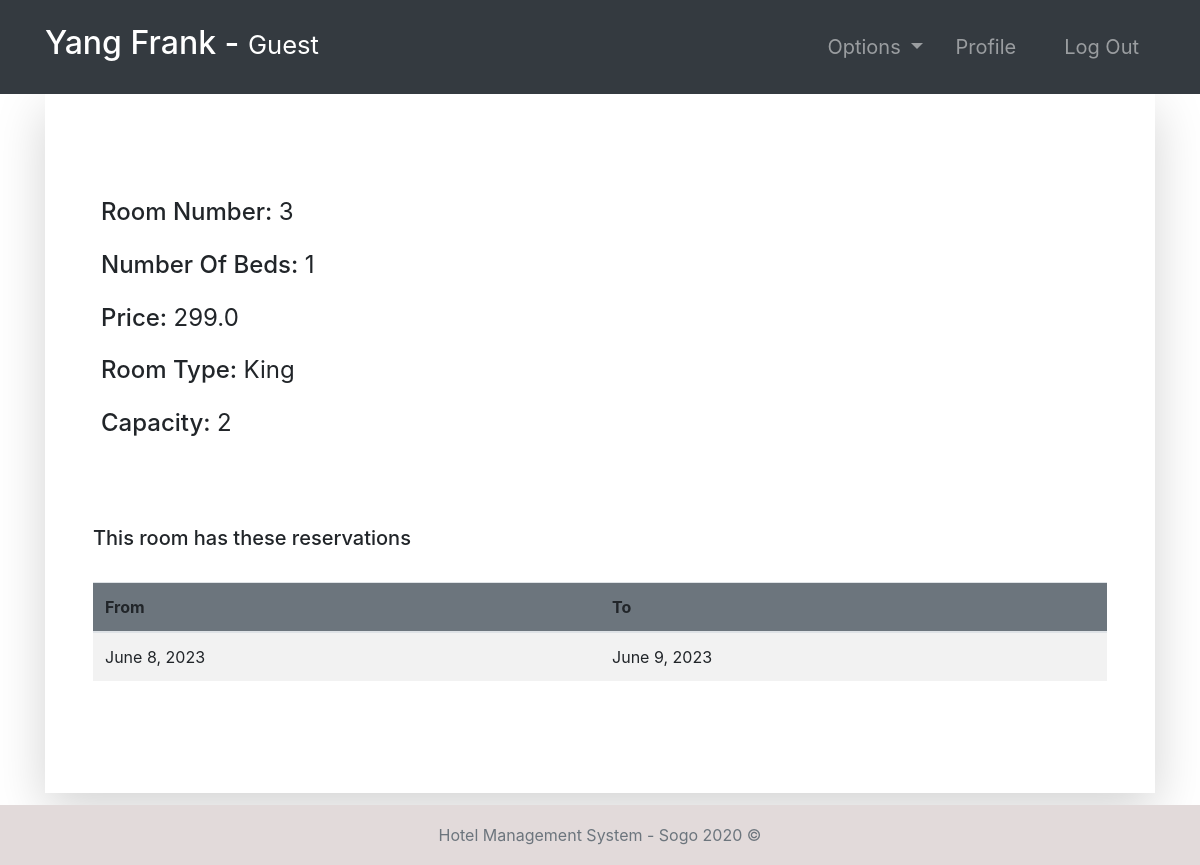
The page /room-profile/3/ (signed in) on the database its author committed.
### room/models.py (models this page shows, shortened)
class Room(models.Model):
    number = models.IntegerField(primary_key=True)
    capacity = models.SmallIntegerField()
    numberOfBeds = models.SmallIntegerField()
    price = models.FloatField()
    statusStartDate = models.DateField(null=True)
    statusEndDate = models.DateField(null=True)
    roomType = models.CharField(max_length=10)

class Booking(models.Model):
    roomNumber = models.ForeignKey(Room, on_delete=models.CASCADE)
    guest = models.ForeignKey(Guest, null=True, on_delete=models.CASCADE)
    dateOfReservation = models.DateField(default=timezone.now)
    startDate = models.DateField()
    endDate = models.DateField()

### room/views.py (the view, shortened to what this page needs)
# urls.py: path('room-profile/<str:id>/', room_profile, name="room-profile"),
@login_required(login_url='login')
def room_profile(request, id):
    role = str(request.user.groups.all()[0])
    path = role + "/"
    tempRoom = Room.objects.get(number=id)
    bookings = Booking.objects.filter(roomNumber=tempRoom)
    guests = Guest.objects.all()
    bookings2 = Booking.objects.all()
    context = {
        "role": role,
        "bookings": bookings,
        "room": tempRoom,
        "guests": guests,
        "bookings2": bookings2
    }
    return render(request, path + "room-profile.html", context)

### accounts/models.py (called while the page is built)
    def currentRoom(self):
        booking = Booking.objects.filter(guest=self).last()
        return booking.roomNumber

### Templates/guest/room-profile.html
{% extends '../index.html' %}
{% block context %}
{% include '../common_pages/room-profile.html' %}
{% endblock %}

### Templates/incs/nav.html (shortened to what this page needs)
<nav class="navbar navbar-dark bg-dark navbar-expand-lg py-3 " role="navigation">
    <div class="container">
        <a href="" class="navbar-brand">
            <h2 class="text-capitalize">
                {{ request.user.first_name }} {{ request.user.last_name }} -
                <small>
                    {{ role }}
                </small>
            </h2>
        </a>
        <div class="collapse navbar-collapse" id="navbarTags">
            <ul class="navbar-nav ml-auto">
                <li class="nav-item dropdown p-2">
                    <a class="nav-link dropdown-toggle" href="#" id="navbarDropdown" role="button"
                        data-toggle="dropdown" aria-haspopup="true" aria-expanded="false">
                        Options
                    </a>
                </li>
                <li class="nav-item mr-3 p-2">
                    {% if role == 'guest' %}
                    <a href="{% url 'guest-profile' user.id %}" class="nav-link">Profile</a>
                    {% endif %}
                </li>
                <li class="nav-item p-2 ">
                    <a href="{% url 'logout' %}" class="nav-link">Log Out</a>
                </li>
            </ul>
        </div>
    </div>
</nav>

### Templates/common_pages/room-profile.html (shortened to what this page needs)
<div class="container">
    <div class="shadow-lg p-5">
        <div class="row mt-5">
            <div class="col-6">
                <div class="p-2 h4">
                    <span>Room Number:</span>
                    <span class="font-weight-normal">{{room.number}}</span>
                </div>
                <div class="p-2 h4">
                    <span>Number Of Beds:</span>
                    <span class="font-weight-normal">{{room.numberOfBeds}}</span>
                </div>
                <div class="p-2 h4">
                    <span>Price:</span>
                    <span class="font-weight-normal">{{room.price}}</span>
                </div>
                <div class="p-2 h4">
                    <span>Room Type:</span>
                    <span class="font-weight-normal">{{ room.roomType }}</span>
                </div>
                <div class="p-2 h4">
                    <span>Capacity: </span>
                    <span class="font-weight-normal">{{room.capacity}}</span>
                </div>
            </div>
            <div class="col-6">
                <br>
            </div>
        </div>
        <br>
        <div class="table-responsive table-striped my-5">
            <div class="table-header row">
                <div class="col-sm-12 col-md-12 col-lg-4 mb-4">
                    <h5>This room has these reservations</h5>
                </div>
            </div>
            <table class="table table-hover table-striped">
                <thead class="bg-secondary rounded">
                    <tr>
                        <th>From </th>
                        <th>To</th>
                    </tr>
                </thead>
                <tbody>
                    {% for bo in bookings %}
                    <tr>
                        <td>{{bo.startDate}}</td>
                        <td>{{bo.endDate}}</td>
                    </tr>
                    {% endfor %}
                </tbody>
            </table>
        </div>
    </div>
</div>

### static/css/main.css (style rules this page uses)
* { margin: 0; padding: 0; -webkit-font-smoothing: antialiased; }
body { position: relative; }
nav .nav-item { font-size: 20px; }

### rows shown on the page
Room: number "3", numberOfBeds "1", price "299.0", roomType "King", capacity "2"
Booking: startDate "June 8, 2023", endDate "June 9, 2023"

### other values the page prints
{{ request.user.first_name }} "Yang"
{{ request.user.last_name }} "Frank"
{{ role }} "Guest"
